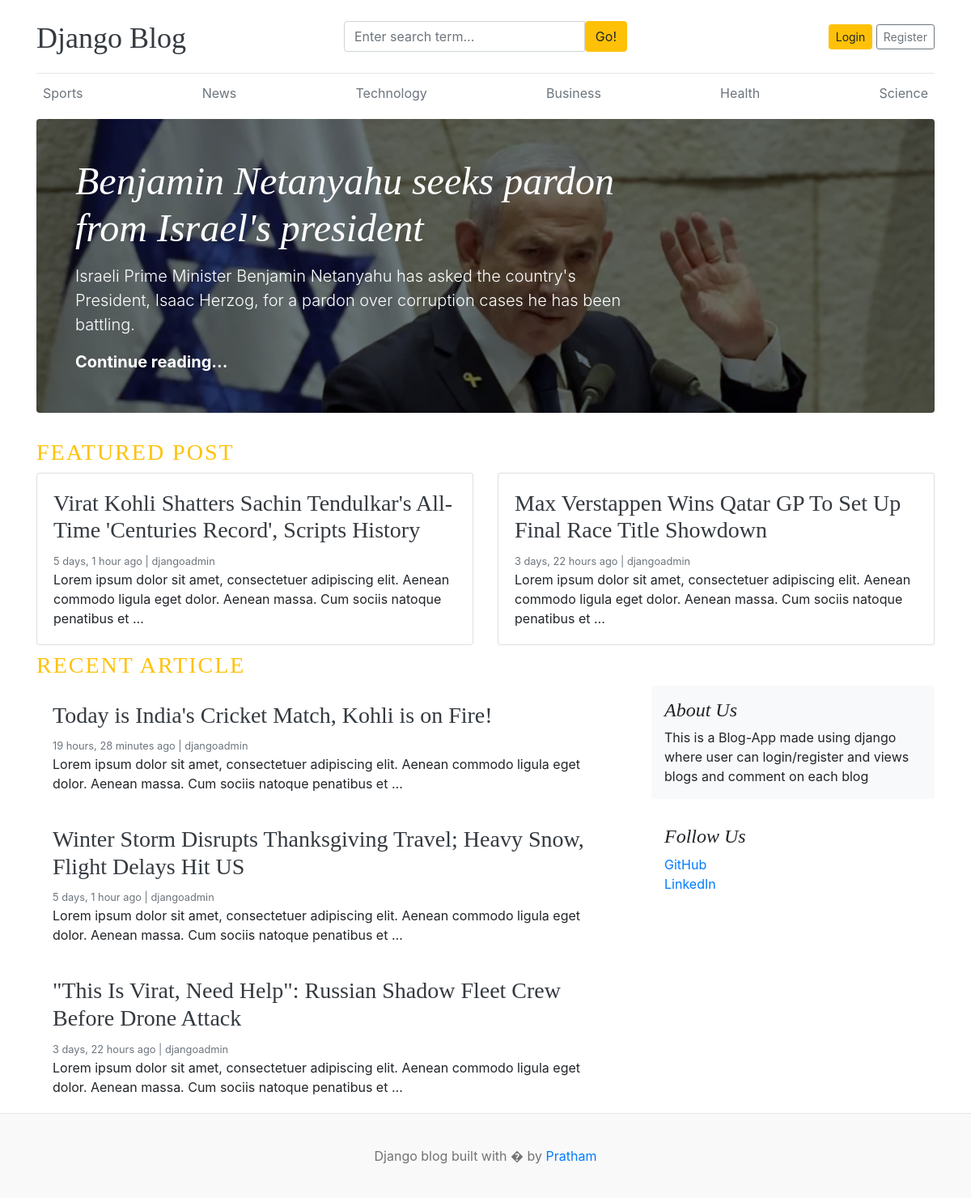
The page / on the database its author committed.
### blogs/models.py (models this page shows, shortened)
class Category(models.Model):
    category_name = models.CharField(max_length = 50, unique = True)
    created_at = models.DateTimeField(auto_now=True)
    updated_at = models.DateTimeField(auto_now=True)
    class Meta:
        verbose_name_plural = 'categories'

class Blog(models.Model):
    title = models.CharField(max_length = 100)
    slug = models.SlugField(max_length=150, unique=True, blank=True)
    category = models.ForeignKey(Category, on_delete=models.CASCADE) #using cascade because when you delete specific category the blog post associated should also be deleted
    author = models.ForeignKey(User, on_delete=models.CASCADE) # so when user is deleted hte blog post of that user should also be deleted
    featured_image = models.ImageField(upload_to='uploads/%d/%m/%Y')
    short_description= models.TextField(max_length=500)
    blog_body = models.TextField(max_length=2000)
    status = models.CharField(max_length=20, choices=STATUS_CHOICES, default="Draft")
    is_featured = models.BooleanField(default=False)
    created_at = models.DateTimeField(auto_now=True)
    updated_at = models.DateTimeField(auto_now=True)

### assignments/models.py (models this page shows, shortened)
class About(models.Model):
    about_heading = models.CharField(max_length = 25)
    about_description = models.TextField(max_length=250)
    created_at = models.DateTimeField(auto_now=True)
    updated_at = models.DateTimeField(auto_now=True)
    class Meta:
        verbose_name_plural = 'About'

### blog_main/views.py (the view)
# urls.py: 2. Add a URL to urlpatterns:  path('', views.home, name='home')
def home(request):
    featured_post = Blog.objects.filter(is_featured=True, status='Published').order_by('updated_at')
    posts = Blog.objects.filter(is_featured=False, status='Published')
    try:
        about = About.objects.get()
    except:
        about = None
    context = {
        'featured_post': featured_post,
        'posts': posts,
        'about': about,
    }
    return render(request, 'home.html', context)

### blogs/context_processors.py (called while the page is built)
def get_categories(request):
    categories = Category.objects.all()
    return dict(categories=categories)

### templates/home.html (shortened to what this page needs)
{% extends "base.html" %}
{% block content %}
      {% for post in featured_post %} {% if forloop.first %}
      <div
        class="jumbotron p-3 p-md-5 text-white rounded bg-dark"
        style="background-image: url({{post.featured_image.url}});background-blend-mode: overlay;background-size:cover;"
      >
        <div class="col-md-8 px-0">
          <h1 class="display-4 font-italic">{{post.title}}</h1>
          <p class="lead my-3">{{post.short_description}}</p>
          <p class="lead mb-0">
            <a href="{% url "blogs" post.slug %}" class="text-white font-weight-bold"
              >Continue reading...</a
            >
          </p>
        </div>
      </div>
      {% endif %} {% endfor %}
      <h3 class="text-uppercase text-warning" style="letter-spacing: 2px">
        Featured Post
      </h3>
      <div class="row mb-2">
        {% for post in featured_post %} {% if not forloop.first %}
        <div class="col-md-6">
          <div class="card border-1">
            <div class="card-body">
              <h3> <a href="{% url "blogs" post.slug %}" class='text-dark'>{{post.title}}</a></h3>
              <small class="mb-1 text-muted"
                >{{post.created_at | timesince}} ago | {{post.author}}</small
              >
              <p class="card-text">{{post.short_description | truncatewords:20}}</p>
            </div>
          </div>
        </div>
        {% endif %} {% endfor %}
      </div>
      <h3 class="text-uppercase text-warning" style="letter-spacing: 2px">
        Recent Article
      </h3>
      <main role="main" class="container p-0">
        <div class="row">
          <div class="col-md-8 blog-main">
            {% for post in posts %}
            <div class="card border-0">
              <div class="card-body">
                {% if post.slug %}
                <h3><a href="{% url "blogs" slug=post.slug %}" class='text-dark'>{{post.title}}</a></h3>
                {% endif %}
                <small class="mb-1 text-muted"
                  >{{post.created_at | timesince}} ago | {{post.author}}</small
                >
                <p class="card-text">{{post.short_description | truncatewords:20}}</p>
              </div>
            </div>
            {% endfor %}
          </div>
          <aside class="col-md-4 blog-sidebar">
            <div class="p-3 mb-3 bg-light rounded">
              <h4 class="font-italic">{{about.about_heading}}</h4>
              <p class="mb-0">
                {{about.about_description}}
              </p>
            </div>
            <div class="p-3">
              <h4 class="font-italic">Follow Us</h4>
              <ol class="list-unstyled">
                <li><a href="https://github.com/prathamdmehta/">GitHub</a></li>
                <li><a href="https://www.linkedin.com/in/prathamdmehta/">LinkedIn</a></li>
              </ol>
            </div>
          </aside>
        </div>
      </main>
    </div>
{% endblock %}

### templates/base.html (shortened to what this page needs)
{% load static %}
<!DOCTYPE html>
<html lang="en">
  <head>
    <link
      href="https://getbootstrap.com/docs/4.0/dist/css/bootstrap.min.css"
      rel="stylesheet"
    />
    <link href="{% static 'css/blog.css' %}" rel="stylesheet" />
     <link rel="stylesheet" href="https://cdnjs.cloudflare.com/ajax/libs/font-awesome/4.7.0/css/font-awesome.min.css">
  </head>
  <body>
    <div class="container">
      <header class="blog-header py-3">
        <div class="row flex-nowrap justify-content-between align-items-center">
          <div class="col-4 pt-1">
            <a class="blog-header-logo text-dark" href="/">Django Blog</a>
          </div>
          <div class="col-4">
            <form action="{% url "search" %}" method="GET">
              <div class="input-group">
                  <input class="form-control" type="text" name="keyword" value="{{keyword}}" placeholder="Enter search term..." aria-label="Enter search term..." aria-describedby="button-search" />
                  <button type="submit" class="btn btn-warning" id="button-search" type="button">Go!</button>
                    </div>
            </form>
          </div>
          <div class="col-4 d-flex justify-content-end align-items-center">
            {% if not user.is_authenticated %}
            <a class="btn btn-sm btn-warning" href="{% url "login" %}">Login</a> &nbsp;
            <a class="btn btn-sm btn-outline-secondary" href="{% url "register" %}">Register</a>
            {% else %}
            <span><a href="{% url "dashboard" %}">Dashboard</a></span>
            &emsp;
            <span><a href="{% url "logout" %}">Logout</a></span>
            {% endif %}
          </div>
        </div>
      </header>
      <div class="nav-scroller py-1 mb-2">
        <nav class="nav d-flex justify-content-between">
          {% for cat in categories %}
          <a class="p-2 text-muted" href="{% url "post_by_category" cat.id %}">{{cat.category_name}}</a>
          {% endfor %}
        </nav>
      </div>
{% block content %} {% endblock %}
    <footer class="blog-footer">
      <p>Django blog built with � by <a href="https://prathamehta.netlify.app/">Pratham</a></p>
    </footer>
    {% load django_browser_reload %} {% django_browser_reload_script %}
  </body>
</html>

### static/css/blog.css (style rules this page uses)
.blog-header { border-bottom: 1px solid #e5e5e5; }
.blog-header-logo { font-family: "Playfair Display", Georgia, "Times New Roman", serif; font-size: 2.25rem; }
h1, h2, h3, h4, h5, h6 { font-family: "Playfair Display", Georgia, "Times New Roman", serif; }
.display-4 { font-size: 2.5rem; }
@media (min-width: 768px) { .display-4 { font-size: 3rem; } }
.blog-footer { padding: 2.5rem 0; color: #727272; text-align: center; background-color: #f9f9f9; border-top: .05rem solid #e5e5e5; }
.blog-footer p:last-child { margin-bottom: 0; }

### rows shown on the page
Category: category_name "Sports"
Category: category_name "News"
Category: category_name "Technology"
Category: category_name "Business"
Category: category_name "Health"
Category: category_name "Science"
Blog: featured_image (picture), title "Benjamin Netanyahu seeks pardon from Israel's president", short_description "Israeli Prime Minister Benjamin Netanyahu has asked the country's President, Isaac Herzog, for a pardon over corruption cases he has been battling."
Blog: title "Virat Kohli Shatters Sachin Tendulkar's All-Time 'Centuries Record', Scripts History", created_at "5 days, 1 hour", author "djangoadmin", short_description "Lorem ipsum dolor sit amet, consectetuer adipiscing elit. Aenean commodo ligula eget dolor. Aenean massa. Cum sociis natoque penatibus et …"
Blog: title "Max Verstappen Wins Qatar GP To Set Up Final Race Title Showdown", created_at "3 days, 22 hours", author "djangoadmin", short_description "Lorem ipsum dolor sit amet, consectetuer adipiscing elit. Aenean commodo ligula eget dolor. Aenean massa. Cum sociis natoque penatibus et …"
Blog: title "Today is India's Cricket Match, Kohli is on Fire!", created_at "19 hours, 28 minutes", author "djangoadmin", short_description "Lorem ipsum dolor sit amet, consectetuer adipiscing elit. Aenean commodo ligula eget dolor. Aenean massa. Cum sociis natoque penatibus et …"
Blog: title "Winter Storm Disrupts Thanksgiving Travel; Heavy Snow, Flight Delays Hit US", created_at "5 days, 1 hour", author "djangoadmin", short_description "Lorem ipsum dolor sit amet, consectetuer adipiscing elit. Aenean commodo ligula eget dolor. Aenean massa. Cum sociis natoque penatibus et …"
Blog: title "\"This Is Virat, Need Help\": Russian Shadow Fleet Crew Before Drone Attack", created_at "3 days, 22 hours", author "djangoadmin", short_description "Lorem ipsum dolor sit amet, consectetuer adipiscing elit. Aenean commodo ligula eget dolor. Aenean massa. Cum sociis natoque penatibus et …"
About: about_heading "About Us", about_description "This is a Blog-App made using django where user can login/register and views blogs and comment on each blog"
